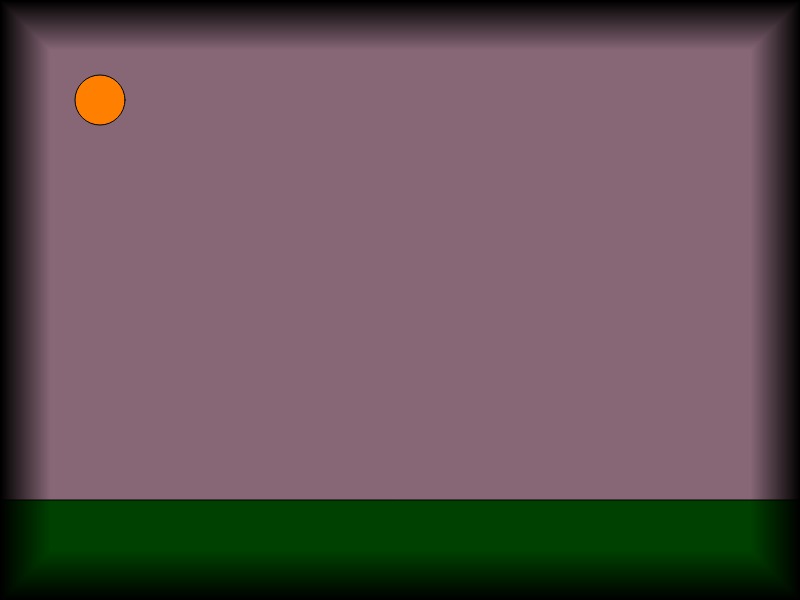
Frame 1 (no input)
Frame 60 (no input): identical to frame 1, image omitted
Frame 120 (the mouse pressed at the canvas centre since frame 60): identical to frame 1, image omitted

The p5.js sketch that drew this single still picture (run headless with seeded random() and noise() and a simulated clock; from frame 60 on, the mouse is pressed at the canvas centre):

// p5.js sketch
// ── sketch.js
let fadeFrames = 20;

function setup() {
  createCanvas(800, 600);
  
  pixelDensity(1);
}

function draw() {
  
  drawPicture();
  loadPixels();
 
  var fade = 1.0;
  if (frameCount < fadeFrames){
    fade = frameCount / fadeFrames;
  }

  //darken(fade);
  //inverse();
  adjust(1, 0.5, 0.5);
  vignette(50);

  updatePixels();
}

function drawPicture() {
  background('skyblue');

  fill('green');
  rect(0, height - 100, width, 100);

  fill('yellow')
  ellipse(100, 100, 50, 50);
}

function darken(amount){
  for (var i = 0; i < width; i++){
    for (var j = 0; j < height; j++){
      var c = getPixel(i, j);
      var cnew = [c[0] * amount, 
                  c[1] * amount, 
                  c[2] * amount];
      setPixel(i, j, cnew);
    }
  }
}

function adjust(r, g, b){
  for (var i = 0; i < width; i++){
    for (var j = 0; j < height; j++){
      var c = getPixel(i, j);
      var cnew = [c[0] * r, 
                  c[1] * g, 
                  c[2] * b];
      setPixel(i, j, cnew);
    }
  }
}

function inverse() {
  for (var i = 0; i < width; i++){
    for (var j = 0; j < height; j++){
      var c = getPixel(i, j);
     
      var cnew = [128 - (c[0] - 127), 
                  128 - (c[1] - 127), 
                  128 - (c[2] - 127)];
      setPixel(i, j, cnew);
    }
  }
}

function vignette(size) {
  for (var i = 0; i < width; i++){
    for (var j = 0; j < height; j++){
      var minToEdge = Math.min(i, width - i, 
                               j, height - j);
      var fade = 1;
      if (minToEdge < size){
        fade = minToEdge / size;
      }
      
      var c = getPixel(i, j);
     
      var cnew = [c[0] * fade, 
                  c[1] * fade, 
                  c[2] * fade];
      setPixel(i, j, cnew);
    }
  }  
}

function getPixel(x, y) {
  var loc = 4 * (x + (y * width));
  var r = pixels[loc + 0];
  var g = pixels[loc + 1];
  var b = pixels[loc + 2];

  return [r, g, b];
}

function setPixel(x, y, c) {
  var loc = 4 * (x + (y * width));
  pixels[loc + 0] = c[0];
  pixels[loc + 1] = c[1];
  pixels[loc + 2] = c[2];
}
